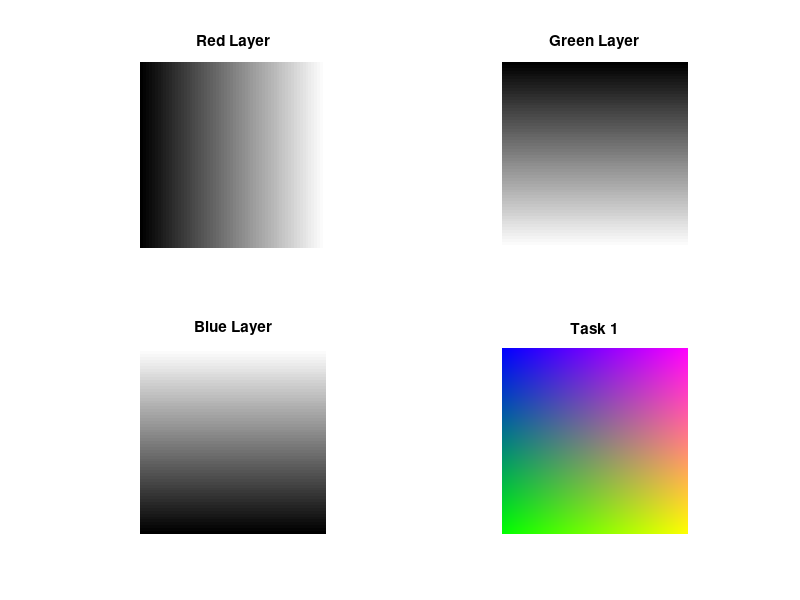

This chart was generated by the following MATLAB code:
%image2_no_loops.m
%creates an image with gradations of color (w no loops)
%Margaux McFarland, CSC1 1320-112, ID: 107731341, Assignment 6

%image dimensions
rows = 256;
cols = 256;

%greyscale matrix for green layer
greenLay = zeros(rows,cols);

%greyscale matrix for blue layer
blueLay = zeros(rows,cols);

%greyscale matrix for red layer
redLay = zeros(rows,cols);

i = 1:rows;
j = 1:cols;
redLay = (i-1)/255
greenLay = (j-1)/255;
blueLay = (cols-j)/255;



%create matrix of color vecs
redLay2 = repmat(redLay,rows,1);
greenLay2 = repmat(greenLay.',1,cols);
blueLay2 = repmat(blueLay.',1,cols);

%%
%3D color array
RGB1 = zeros(rows,cols,3);
RGB1(:,:,1) = redLay2;
RGB1(:,:,2) = greenLay2;
RGB1(:,:,3) = blueLay2;


%%
%plot
figure
subplot(2,2,1);
imshow(redLay2);
title('Red Layer');

subplot(2,2,2);
imshow(greenLay2);
title('Green Layer');

subplot(2,2,3);
imshow(blueLay2);
title('Blue Layer');

subplot(2,2,4);
imshow(RGB1);
title('Task 1');
